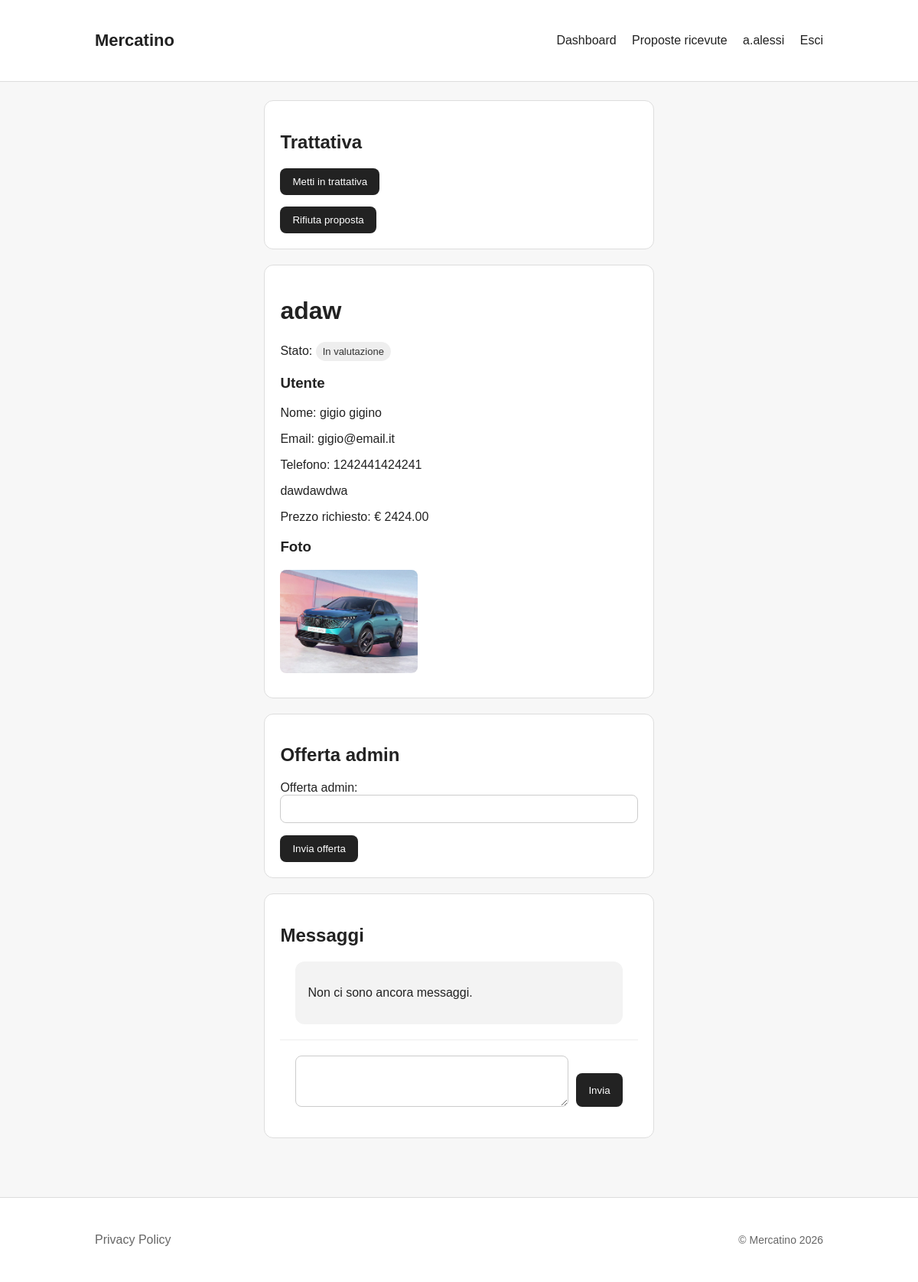
Before: /staff/proposte/22/ (signed in) with the older database file.
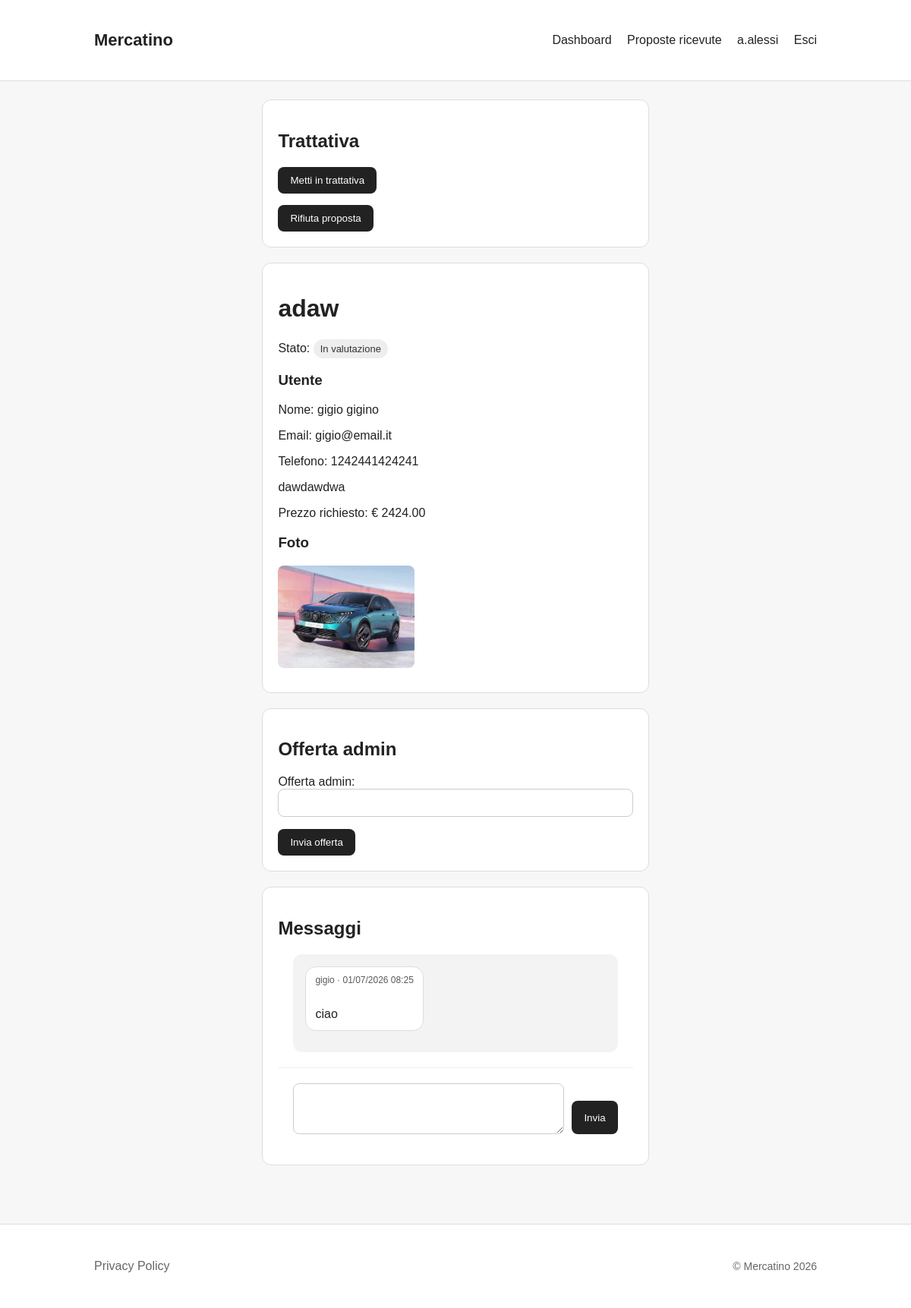
After: the same page with the newer database file.
### proposals/models.py (models this page shows, shortened)
class ProposalImage(models.Model):
    proposal = models.ForeignKey(
        ItemProposal,
        on_delete=models.CASCADE,
        related_name="images",
    )
    image = models.ImageField(upload_to="proposals/")

class ProposalMessage(models.Model):
    proposal = models.ForeignKey(
        ItemProposal,
        on_delete=models.CASCADE,
        related_name="messages",
    )
    sender = models.ForeignKey(
        settings.AUTH_USER_MODEL,
        on_delete=models.CASCADE,
    )
    body = models.TextField(max_length=1000)
    created_at = models.DateTimeField(auto_now_add=True)
    class Meta:
        ordering = ["created_at"]

### staff_panel/views.py (the view, shortened to what this page needs)
# urls.py: path('proposte/<int:pk>/', staff_proposal_detail_view, name="staff_proposal_detail")
@login_required
@user_passes_test(lambda user: user.is_staff)
def staff_proposal_detail_view(request, pk):
    proposal = get_object_or_404(ItemProposal, pk=pk)
    message_form = ProposalMessageForm()
    offer_form = AdminOfferForm(instance=proposal)
    return render(request, "staff_panel/proposal_detail.html", {
    "proposal": proposal,
    "message_form": message_form,
    "offer_form": offer_form,
    })

### proposals/forms.py
class ProposalMessageForm(forms.ModelForm):
    class Meta:
        model = ProposalMessage
        fields = ["body"]
        labels = {
            "body": "Messaggio",
        }
        widgets = {
            "body": forms.Textarea(attrs={"rows": 3}),
        }

### staff_panel/forms.py
class AdminOfferForm(forms.ModelForm):
    admin_offer = forms.DecimalField(min_value=0, max_digits=8, decimal_places=2, label="Offerta admin",)
    class Meta:
        model = ItemProposal
        fields = ["admin_offer"]

### proposals/models.py (called while the page is built)
    @property
    def status_badge_class(self):
        classes = {
            self.Status.UNDER_REVIEW: "badge-gray",
            self.Status.NEGOTIATION: "badge-blue",
            self.Status.OFFER_SENT: "badge-purple",
            self.Status.OFFER_ACCEPTED: "badge-green",
            self.Status.WAITING_VINTED_LINK: "badge-orange",
            self.Status.VINTED_LINK_SENT: "badge-orange",
            self.Status.COMPLETED: "badge-green",
            self.Status.REJECTED: "badge-red",
        }
        return classes.get(self.status, "badge-gray")

### templates/staff_panel/proposal_detail.html (shortened to what the changed rows need)
{% extends "base.html" %}
{% block content %}
{% if proposal.status != "rejected" and proposal.status != "completed" %}
    <div class="card">
        <h2>Trattativa</h2>
    </div>
{% endif %}
<div class="card">
    <h1>{{ proposal.title }}</h1>
    {% if proposal.images.all %}
        {% with total_images=proposal.images.all|length %}
            <div class="image-preview-grid">
                {% for image in proposal.images.all %}
                    {% if forloop.counter <= 4 %}
                        <div class="image-preview-wrapper">
                            <img
                                class="image-preview clickable-image"
                                src="{{ image.image.url }}"
                                alt="{{ proposal.title }}"
                                data-full="{{ image.image.url }}"
                                data-gallery="proposal-{{ proposal.pk }}"
                                data-index="{{ forloop.counter0 }}"
                                >
                        </div>
                    {% endif %}
                {% endfor %}
            </div>
        {% endwith %}
    {% endif %}
</div>
<div class="card">
    <h2>Offerta admin</h2>
</div>
<div class="card">
    <h2>Messaggi</h2>
    <div class="chat-box">
        {% for message in proposal.messages.all %}
            {% if message.sender == request.user %}
                <div class="chat-row chat-row-own">
                    <div class="chat-bubble chat-bubble-own">
                        <div class="chat-meta">
                            Tu · {{ message.created_at|date:"d/m/Y H:i" }}
                        </div>
                        <div class="chat-text">
                            {{ message.body }}
                        </div>
                    </div>
                </div>
            {% else %}
                <div class="chat-row chat-row-other">
                    <div class="chat-bubble chat-bubble-other">
                        <div class="chat-meta">
                            {{ message.sender.username }} · {{ message.created_at|date:"d/m/Y H:i" }}
                        </div>
                        <div class="chat-text">
                            {{ message.body }}
                        </div>
                    </div>
                </div>
            {% endif %}
        {% empty %}
            <p>Non ci sono ancora messaggi.</p>
        {% endfor %}
    </div>
</div>
{% endblock %}

Changed rows visible on the page:
added ProposalMessage: sender.username "gigio", created_at "01/07/2026 08:25", body "ciao"
Other visible differences:
text no longer shown: "Non ci sono ancora messaggi."
